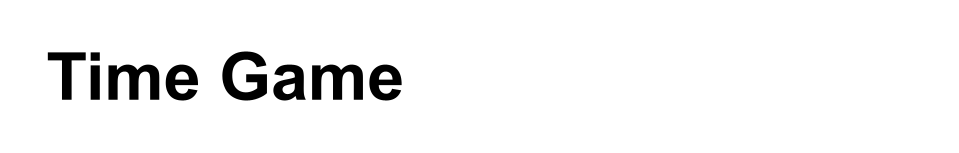
#> input picture wordclouds/imagens/group/timegame.png, 959 x 153 px
$ python add_multiple_images.py
#> lines starting #> are read from the running program, lines starting #| are printed output that depends on the picture
from PIL import Image
#Read the two images

stru="seta"
image_list=[]
image_list_size=[]
image_start=Image.open("./imagens/group/timegame.png")
#> image_start is the input picture: PIL image 959x153 RGBA; mean R, G, B, A 243.6, 243.6, 243.6, 255
image_startr=image_start.resize((800,100))
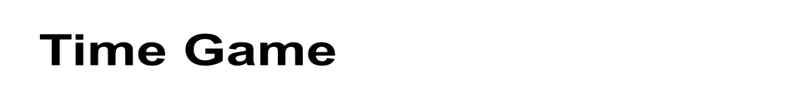
#> image_startr: PIL image 800x100 RGBA; mean R, G, B, A 243.6, 243.6, 243.6, 255
image_final=Image.open("./imagens/group/ldfp.png")
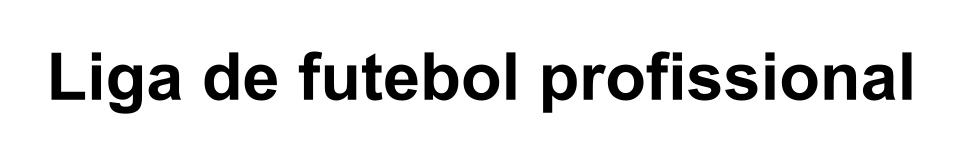
#> input picture wordclouds/imagens/group/ldfp.png, 959 x 153 px
#> image_final is the input picture: PIL image 959x153 RGBA; mean R, G, B, A 226.4, 226.4, 226.4, 255
image_finalr=image_final.resize((800,100))
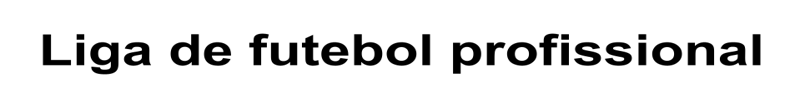
#> image_finalr: PIL image 800x100 RGBA; mean R, G, B, A 226.4, 226.4, 226.4, 255
for x in range(1,15):
#> (the run stopped early here; a loop or call above may not have finished)
